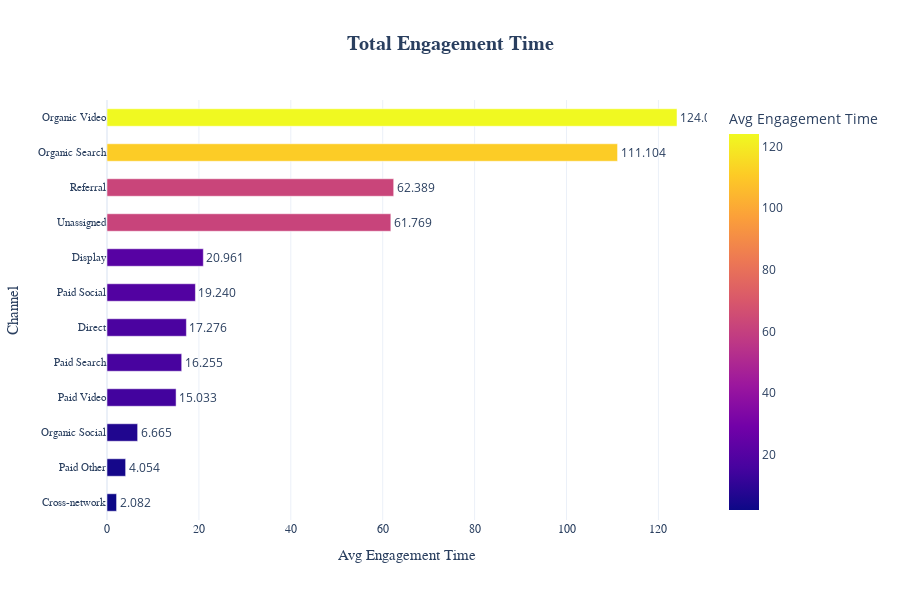

Notebook cell for this chart:
### Code cell
fig2 = px.bar(engagement, 
              x= 'Average_engagement_time_per_active_user', 
              y= 'First_user_primary_channel_group (Default_channel_group)',
              orientation= 'h',
              color= 'Average_engagement_time_per_active_user',
              text= 'Average_engagement_time_per_active_user',
              title= 'Avg Engagement Time / Channel',
              labels= {'First_user_primary_channel_group (Default_channel_group)' : 'Channel', 
                       'Average_engagement_time_per_active_user' : 'Avg Engagement Time'},
              template= 'plotly_white',
              height= 600
             )

fig2.update_traces(textposition= 'outside', width= 0.5, texttemplate= '%{x:.3f}')

fig2.update_layout(title= {'text' : '<b>Total Engagement Time<b>',
                           'font' : dict(family= "sans-serif", size= 20, color= "Dark Blue"),
                           'x' : 0.5,
                           'xanchor' : 'center'
                          }
                  )

fig2.update_xaxes( 
                  tickfont= dict(family= "Arial Black", size= 12),
                  title_font= dict(family= "Arial Black", size= 15),
                 )


fig2.update_yaxes(title_font= dict(family= "Arial Black", size= 15),
                 tickfont= dict(family= "Arial Black", size= 11)
                 )

fig2.show()

### Figure 1 — Plotly figure (JSON) as saved in the notebook; plotly's stock layout.template omitted (floating-point values rounded to 4 significant figures)
{"data": [{"alignmentgroup": "True", "hovertemplate": "Avg Engagement Time=%{marker.color}<br>Channel=%{y}<extra></extra>", "legendgroup": "", "marker": {"color": [2.082, 4.054, 6.665, 15.03, 16.26, 17.28, 19.24, 20.96, 61.77, 62.39, 111.1, 124.0], "coloraxis": "coloraxis", "pattern": {"shape": ""}}, "name": "", "offsetgroup": "", "orientation": "h", "showlegend": false, "text": [2.082, 4.054, 6.665, 15.03, 16.26, 17.28, 19.24, 20.96, 61.77, 62.39, 111.1, 124.0], "textposition": "outside", "texttemplate": "%{x:.3f}", "type": "bar", "width": 0.5, "x": [2.082, 4.054, 6.665, 15.03, 16.26, 17.28, 19.24, 20.96, 61.77, 62.39, 111.1, 124.0], "xaxis": "x", "y": ["Cross-network", "Paid Other", "Organic Social", "Paid Video", "Paid Search", "Direct", "Paid Social", "Display", "Unassigned", "Referral", "Organic Search", "Organic Video"], "yaxis": "y"}], "layout": {"barmode": "relative", "coloraxis": {"colorbar": {"title": {"text": "Avg Engagement Time"}}, "colorscale": [[0, "#0d0887"], [0.1111, "#46039f"], [0.2222, "#7201a8"], [0.3333, "#9c179e"], [0.4444, "#bd3786"], [0.5556, "#d8576b"], [0.6667, "#ed7953"], [0.7778, "#fb9f3a"], [0.8889, "#fdca26"], [1, "#f0f921"]]}, "height": 600, "legend": {"tracegroupgap": 0}, "title": {"font": {"color": "Dark Blue", "family": "sans-serif", "size": 20}, "text": "<b>Total Engagement Time<b>", "x": 0.5, "xanchor": "center"}, "xaxis": {"anchor": "y", "domain": [0, 1], "tickfont": {"family": "Arial Black", "size": 12}, "title": {"font": {"family": "Arial Black", "size": 15}, "text": "Avg Engagement Time"}}, "yaxis": {"anchor": "x", "domain": [0, 1], "tickfont": {"family": "Arial Black", "size": 11}, "title": {"font": {"family": "Arial Black", "size": 15}, "text": "Channel"}}}}
